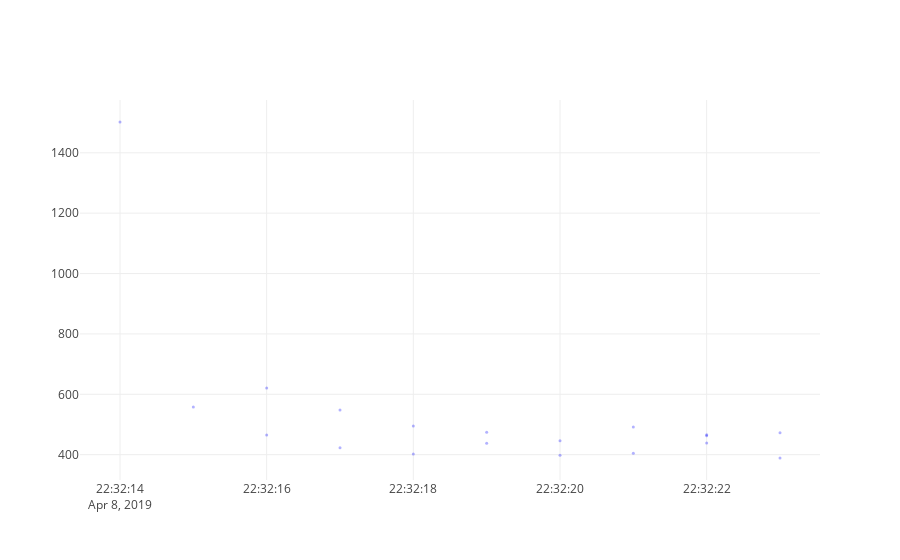

The cell this chart's notebook holds for it:
### Code cell
import plotly.graph_objs as go
from plotly.offline import download_plotlyjs, init_notebook_mode, plot, iplot
init_notebook_mode(connected=True)
iplot([go.Scatter(x=load_test_df['date_time'], y=load_test_df['latency'], mode='markers', marker=dict(color='blue', size=3, opacity=0.3))], show_link=False)

### Figure 1 — Plotly figure (JSON) as saved in the notebook; plotly's stock layout.template omitted (floating-point values rounded to 4 significant figures)
{"data": [{"marker": {"color": "blue", "opacity": 0.3, "size": 3}, "mode": "markers", "type": "scatter", "uid": "db395e2d-566d-47bd-b633-e729744c8681", "x": ["2019-04-08 22:32:14", "2019-04-08 22:32:15", "2019-04-08 22:32:16", "2019-04-08 22:32:16", "2019-04-08 22:32:17", "2019-04-08 22:32:17", "2019-04-08 22:32:18", "2019-04-08 22:32:18", "2019-04-08 22:32:19", "2019-04-08 22:32:19", "2019-04-08 22:32:20", "2019-04-08 22:32:20", "2019-04-08 22:32:21", "2019-04-08 22:32:21", "2019-04-08 22:32:22", "2019-04-08 22:32:22", "2019-04-08 22:32:22", "2019-04-08 22:32:23", "2019-04-08 22:32:23"], "y": ["1502", "558", "621", "465", "423", "548", "495", "402", "474", "438", "446", "398", "492", "405", "439", "466", "463", "473", "389"]}], "layout": {"autosize": true, "xaxis": {"autorange": true, "range": ["2019-04-08 22:32:13.4516", "2019-04-08 22:32:23.5484"], "type": "date"}, "yaxis": {"autorange": true, "range": [303.4, 1588.0], "type": "linear"}}}
